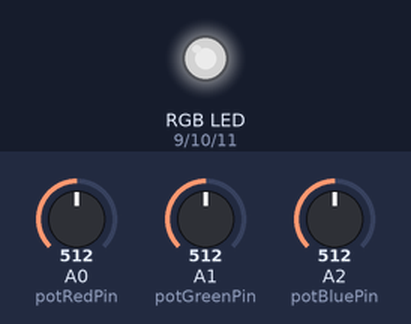
A sketch run on a simulated Arduino Uno, built with avr-gcc and run on an emulated ATmega328P. Shown: an RGB LED mixed from three pins (HIGH = lit). The test bench sets the inputs (shaded band); at power-on: A0 (potRedPin) = 512, A1 (potGreenPin) = 512, A2 (potBluePin) = 512. Dim RGB values are drawn brighter than linear; what the sketch prints to the serial monitor is not drawn.

Above: at 1.2 s.
1.3 s: A0 (potRedPin) set to 414
At 1.6 s:
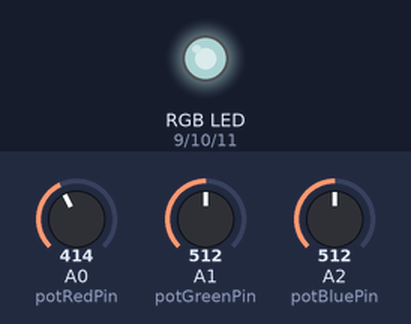
4.3 s: A0 (potRedPin) set to 390
At 5.1 s:
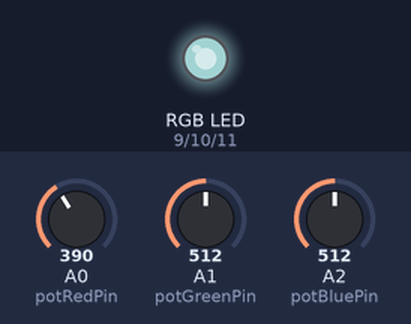
7.3 s: A1 (potGreenPin) set to 122
At 8.5 s:
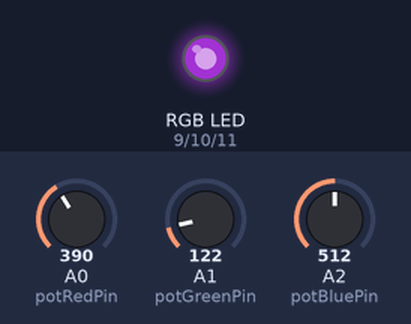
8.8 s: A2 (potBluePin) set to 122
At 9.7 s:
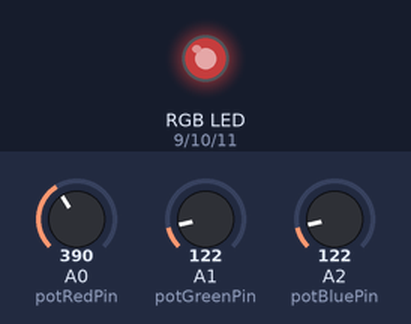
10.3 s: A1 (potGreenPin) set to 0
At 10.9 s:
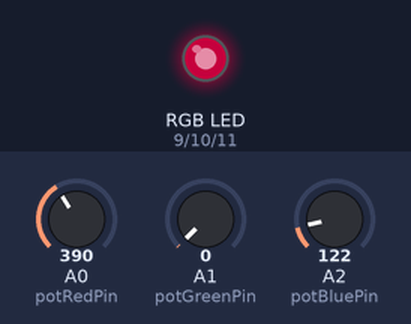
11.8 s: A2 (potBluePin) set to 0
At 13.2 s:
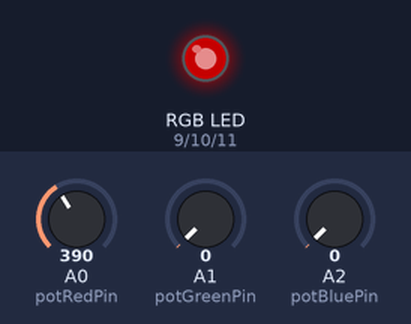
Timing chart, 0 to 14.3 s (numbered marks = the images above; inputs shaded):
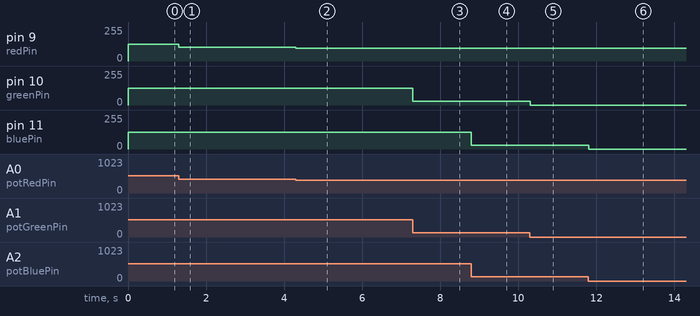

The sketch:

Project_12.ino
```cpp
//Sample Code 12-1:

int redPin = 9;       // R – digital 9
int greenPin = 10;    // G – digital 10
int bluePin = 11;     // B – digital 11
int potRedPin = 0;    // potentiometer 1 – analog 0
int potGreenPin = 1;  // potentiometer 2 – analog 1
int potBluePin = 2;   // potentiometer 3 – analog 2

void setup(){
  pinMode(redPin,OUTPUT);
  pinMode(greenPin,OUTPUT);
  pinMode(bluePin,OUTPUT);
  Serial.begin(115200);       // Initialize the serial port
}

void loop(){
  int potRed = analogRead(potRedPin);       // read value from potentiometer of red LED
  int potGreen = analogRead(potGreenPin);   // read value from potentiometer of green LED
  int potBlue = analogRead(potBluePin);     // read value from potentiometer of blue LED
  int val1 = map(potRed,0,1023,0,255);      //map the voltage value ranging from 0~1023 to analog value ranging from 0~255
  int val2 = map(potGreen,0,1023,0,255);
  int val3 = map(potBlue,0,1023,0,255);

  // print value of red, green and blues LEDs from serial port
  Serial.print("Red:");
  Serial.print(val1);
  Serial.print("Green:");
  Serial.print(val2);
  Serial.print("Blue:");
  Serial.println(val3);
  colorRGB(val1,val2,val3); // configure the analog value for RGB LED
}

//define the colorRGB function
void colorRGB(int red, int green, int blue){
  analogWrite(redPin,constrain(red,0,255));
  analogWrite(greenPin,constrain(green,0,255));
  analogWrite(bluePin,constrain(blue,0,255));
}
```

Measured:
- after the input at 1.3 s, pin 9 (redPin): 127/255 → 103/255 at once
- after the input at 4.3 s, pin 9 (redPin): 103/255 → 97/255 at once
- after the input at 7.3 s, pin 10 (greenPin): 127/255 → 30/255 at once
- after the input at 8.8 s, pin 11 (bluePin): 127/255 → 30/255 at once
- after the input at 10.3 s, pin 10 (greenPin): 30/255 → 0/255 at once
- after the input at 11.8 s, pin 11 (bluePin): 30/255 → 0/255 at once
